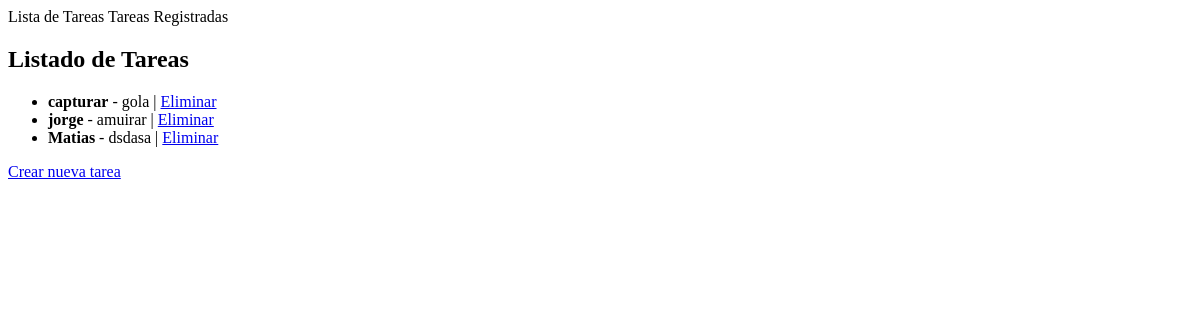
Page /tareas/ on the earlier database version.
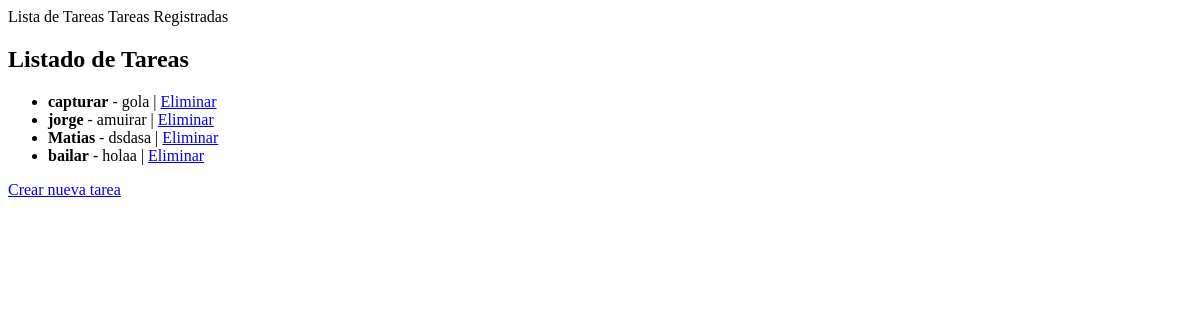
Same page on the later database version.
### applications/empleado/models.py (models this page shows, shortened)
class Tarea(models.Model):
    nombre = models.CharField(max_length=100)
    descripcion = models.TextField()
    fecha_limite = models.DateField()

### applications/empleado/views.py (the view)
# urls.py: path('tareas/', ListaTareasView.as_view(), name='lista-de-tareas'),
class ListaTareasView(ListView):
    model = Tarea
    template_name = 'empleado/lista_tareas.html'
    context_object_name = 'tareas'

### templates/empleado/lista_tareas.html (shortened to what this page needs)
{% block header %}Tareas Registradas{% endblock %}
{% block content %}
  <h2>Listado de Tareas</h2>
  <ul>
    {% for tarea in tareas %}
      <li>
        <strong>{{ tarea.nombre }}</strong> - {{ tarea.descripcion }}
        | <a href="{% url 'eliminar-tarea' tarea.pk %}">Eliminar</a>
      </li>
    {% empty %}
      <li>No hay tareas registradas.</li>
    {% endfor %}
  </ul>
  <a href="/crear-tarea/">Crear nueva tarea</a>
{% endblock %}

Differences in the rows shown:
added Tarea: nombre "bailar", descripcion "holaa"
